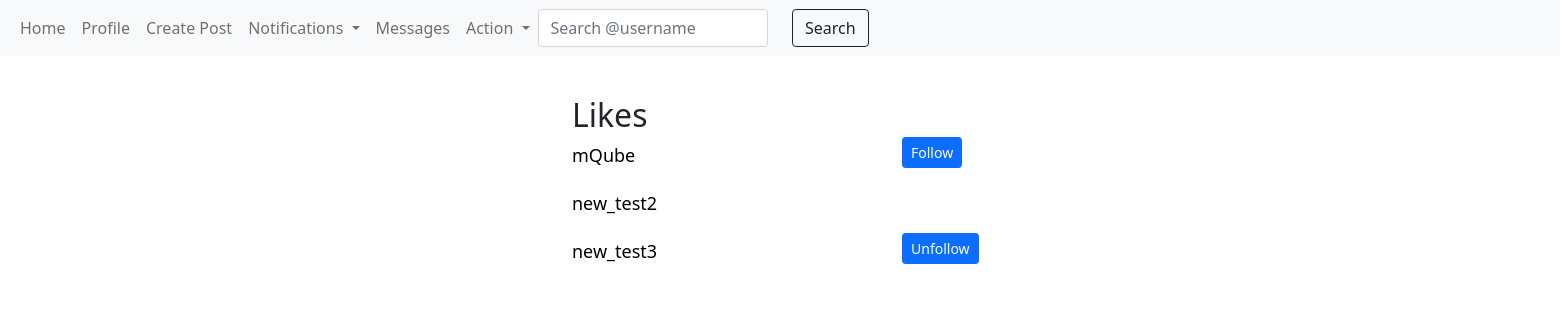
/profile/post-likes/6/ (signed in), run on the app's committed database.
### Posts/models.py (models this page shows, shortened)
class PostLike(models.Model):
    liker = models.ForeignKey(User, on_delete=models.CASCADE, related_name='posts_liked')
    post = models.ForeignKey(Post, on_delete=models.CASCADE, related_name='likes')
    like_date = models.DateTimeField(auto_now_add=True)
    class Meta:
        ordering = ('-like_date',)

### Profile/views.py (the view)
# urls.py: path('post-likes/<int:pk>/', views.post_likers, name='post_likers'),
def post_likers(req, pk):
    post = Post.objects.get(pk=pk)
    likes = PostLike.objects.filter(post=post)
    follow = Follow.objects.filter(follower=req.user).values_list('following', flat=True)
    return render(req, 'Profile/users_list.html', context={'likes':likes, 'like_list':True, 'follow':follow})

### Posts/templatetags/custom_filter.py (called while the page is built)
@register.filter
def unread_count(notifications):
    unread = notifications.filter(unread=True).count()
    return unread

@register.filter
def alert(inbox_alert):
    if inbox_alert.filter(alert=True):
        return True
    return False

### Profile/models.py (called while the page is built)
    def __str__(self):
        return f'{self.notifier} {self.notification}.'

### templates/Profile/users_list.html (shortened to what this page needs)
{% extends 'base.html' %}
{% load custom_filter %}
{% block body %}
    <div class="row">
        {% if followers %}
        <div class="offset-sm-4">
            <h2>Followers</h2>
        </div>
        {% for f in current_user.follower.all %}
        <div class="col-sm-3 offset-sm-4">
            <a href="{% url 'profile:user_profile' pk=f.follower.pk %}" style="font-size: 18px; text-decoration: none; color: #000; display: inline-block;">{{f.follower}}</a>
        </div>
        <div class="col-sm-2">
            {% if user != f.follower %}
            {% if f.follower.pk in follow %}
            <a href="{% url 'profile:unfollow' pk=f.follower.pk %}" class="btn btn-sm btn-primary" style="margin-top: -8px;">Unfollow</a>
            {% else %}
            <a href="{% url 'profile:follow' pk=f.follower.pk %}" class="btn btn-sm btn-primary" style="margin-top: -8px;">Follow</a>
            {% endif %}
            {% endif %}
        </div>
        <br>
        <br>
        {% endfor %}
        {% elif like_list %}
        <div class="offset-sm-4">
            <h2>Likes</h2>
        </div>
        {% for like in likes %}
        <div class="col-sm-3 offset-sm-4">
            <a href="{% url 'profile:user_profile' pk=like.liker.pk %}" style="font-size: 18px; text-decoration: none; color: #000; display: inline-block;">{{like.liker}}</a>
        </div>
        <div class="col-sm-2">
            {% if user != like.liker %}
            {% if like.liker.pk in follow %}
            <a href="{% url 'profile:unfollow' pk=like.liker.pk %}" class="btn btn-primary btn-sm" style="margin-top: -8px;">Unfollow</a>
            {% else %}
            <a href="{% url 'profile:follow' pk=like.liker.pk %}" class="btn btn-primary btn-sm" style="margin-top: -8px;">Follow</a>
            {% endif %}
            {% endif %}
        </div>
        <br>
        <br>
        {% endfor %}
        {% endif %}
    </div>
{% endblock %}

### data on the page
PostLike: liker "mQube", shows "Follow"
PostLike: liker "new_test2"
PostLike: liker "new_test3", shows "Unfollow"
